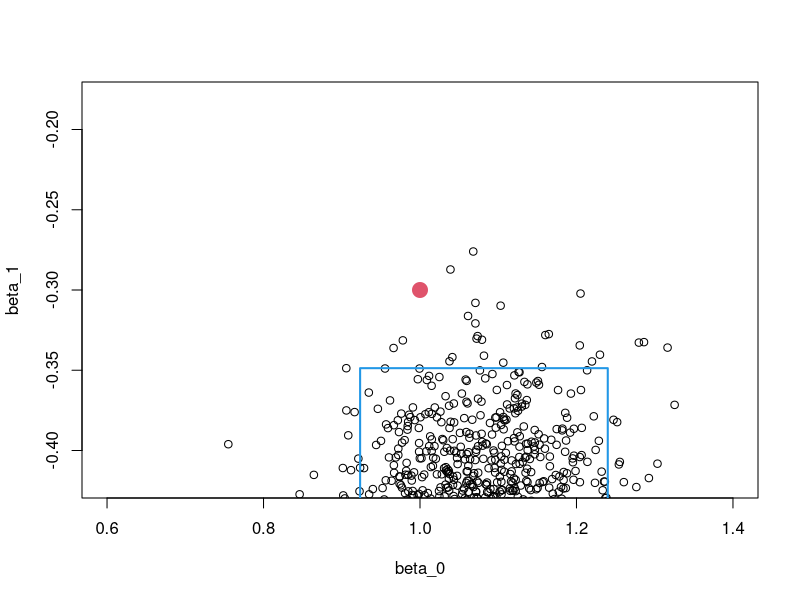
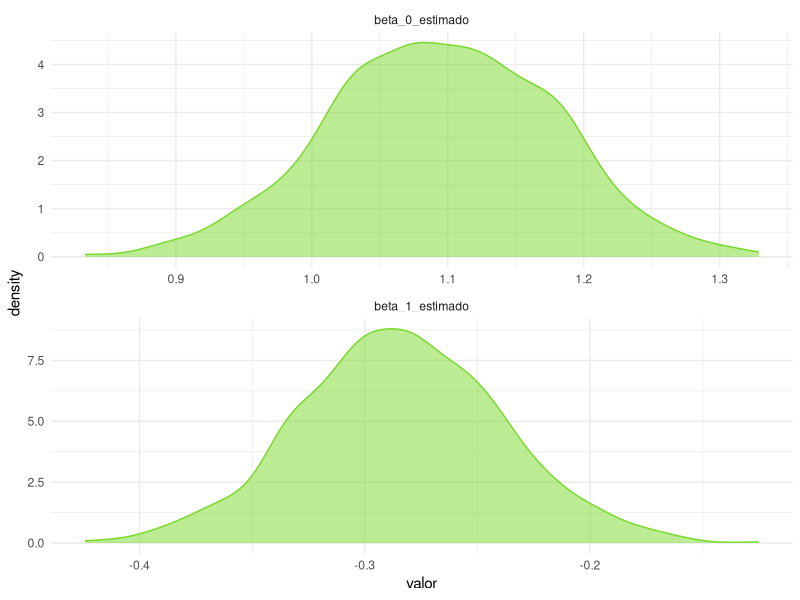
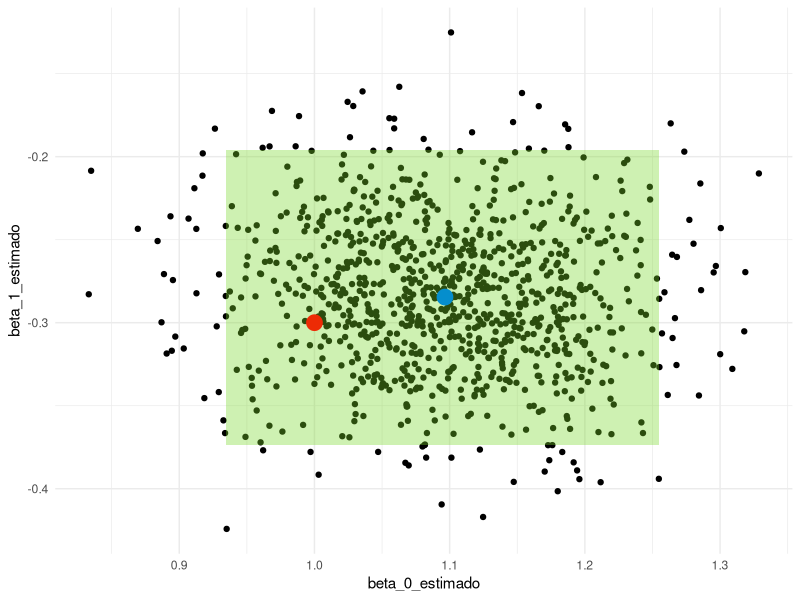

The R source for these figures, in order:


# Hacemos un bootstrapping para nuestra regresión lineal. -----------------


# Bootstrapping -----------------------------------------------------------


tamano_muestral <- 23
iteraciones <- 1000
beta_0 <- 1
beta_1 <- -0.3
desv_est_error <- 0.5

genera_x <- function(n) seq(-3, 3, length.out = n)

genera_y <- function(x, beta_0, beta_1){
  beta_1*x + beta_0 + rnorm(length(x), 0, desv_est_error)
}

datos_x <- genera_x(tamano_muestral)
datos_y <- genera_y(datos_x, beta_0, beta_1)


lm(datos_y ~ datos_x) -> modelo
coefficients(modelo) -> coeficientes_muestrales
summary(modelo)
confint(modelo)

beta_0_estimado <- beta_1_estimado <- vector()

for(i in seq_len(iteraciones)){
  muestra <- sample(seq_along(datos_x), length(datos_x), replace = TRUE)
  muestra_x <- datos_x[muestra]
  muestra_y <- datos_y[muestra]
  lm(muestra_y ~ muestra_x) -> modelo
  coeficientes <- coefficients(modelo)
  beta_0_estimado[i] <- coeficientes[1]
  beta_1_estimado[i] <- coeficientes[2]
}


data.frame(
  limite = c("LI", "LS"),
  beta_0 = quantile(beta_0_estimado, c(0.025, 0.975)),
  beta_1 = quantile(beta_1_estimado, c(0.025, 0.975))
) -> intervalo_bootstrapping

intervalo_bootstrapping



plot(beta_0, beta_1)

points(beta_0_estimado, beta_1_estimado)
points(coeficientes_muestrales[1], coeficientes_muestrales[2], pch = 20, col = 4, cex = 3)
points(beta_0, beta_1, pch = 20, col = 2, cex = 3)
rect(
  intervalo_bootstrapping$beta_0[1], 
  intervalo_bootstrapping$beta_1[1],
  intervalo_bootstrapping$beta_0[2],
  intervalo_bootstrapping$beta_1[2],
  border = 4, lwd = 2)


# Tidy approach -----------------------------------------------------------

# Paquetes ----------------------------------------------------------------


library("dplyr")
library("purrr")
library("tidyr", exclude = c("extract"))
library("ggplot2")
library("magrittr")

colores_platzi <- c("#78D92A", "#002E4E", "#058ECD", "#ED2B05", "#F4F7F4")

tamano_muestral <- 23
iteraciones <- 1000
beta_0 <- 1
beta_1 <- -0.3
desv_est_error <- 0.5

genera_x <- function(n) seq(-3, 3, length.out = n)

genera_y <- function(x, beta_0, beta_1){
  beta_1*x + beta_0 + rnorm(length(x), 0, desv_est_error)
}

datos_simulados <- tibble(
  x = genera_x(tamano_muestral),
  y = genera_y(datos_x, beta_0, beta_1)
)


lm(y ~ x, data = datos_simulados) -> modelo
coefficients(modelo) -> coeficientes_muestrales
summary(modelo)
confint(modelo)

tibble(
  muestras = replicate(iteraciones, sample_n(datos_simulados, nrow(datos_simulados), replace = TRUE), simplify = FALSE),
  modelos = map(muestras, function(muestra){lm(y~x, data = muestra)}),
  beta_0_estimado = map(modelos, coef) %>% map_dbl(extract, 1),
  beta_1_estimado = map(modelos, coef) %>% map_dbl(extract, 2)
) -> coeficientes

coeficientes %>% 
  select(beta_0_estimado, beta_1_estimado) %>% 
    gather(key = coeficiente, value = valor) %>%
    group_by(coeficiente) %>%
    summarise(
      LI = quantile(valor, 0.025),
      LS = quantile(valor, 0.975)
    ) -> intervalo_bootstrap

coeficientes %>% 
  select(beta_0_estimado, beta_1_estimado) %>% 
  gather(key = coeficiente, value = valor) %>% 
  ggplot +
  aes(x = valor) + 
  geom_density(fill = "#78D92A", alpha = 0.5, colour = "#78D92A") +
  facet_wrap(~coeficiente, nrow = 4,  scales = "free") + 
  theme_minimal()

ggplot() +
  geom_point(
    data = coeficientes, 
    mapping = aes(x = beta_0_estimado, y = beta_1_estimado)
    ) +
  geom_rect(
    data = intervalo_bootstrap, 
    mapping = aes(xmin = LI[[1]], ymin = LI[[2]], xmax = LS[[1]], ymax = LS[[2]]),
    fill = colores_platzi[1],
    alpha = 0.2
    ) +
  annotate("point",x = beta_0, y = beta_1, colour = colores_platzi[4], size = 5) +
  annotate("point",x = coeficientes_muestrales[1], y = coeficientes_muestrales[2], colour = colores_platzi[3], size = 5) +
  theme_minimal()




